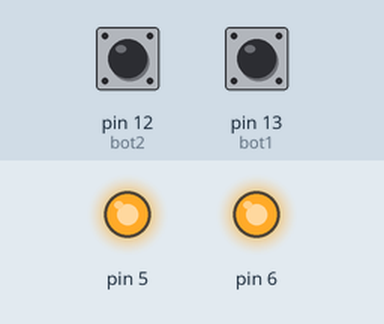
This sketch was run on a simulated Arduino Uno, built with avr-gcc and run on an emulated ATmega328P. Parts: output pins drawn as LEDs (lit = HIGH). The test bench sets the inputs (shaded band); at power-on: pin 12 (bot2) HIGH, pin 13 (bot1) HIGH.

Above: at 1.2 s.
1.3 s: pin 12 (bot2) pulled LOW for 0.15 s
At 1.37 s:
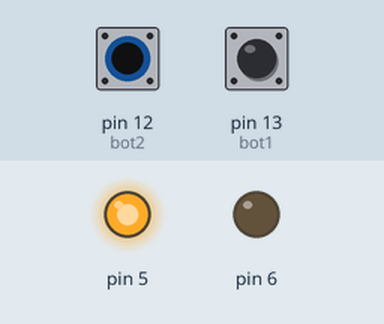
2.9 s: pin 13 (bot1) pulled LOW for 0.15 s
At 2.97 s:
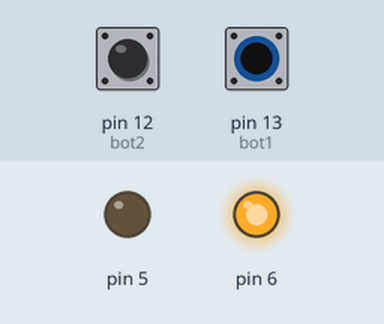
4.5 s: pin 13 (bot1) pulled LOW for 3.2 s
At 8.9 s:
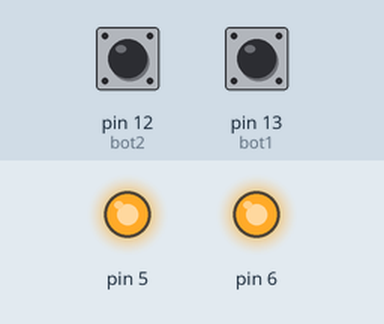
9.2 s: pin 12 (bot2) pulled LOW for 3.2 s
At 10.1 s:
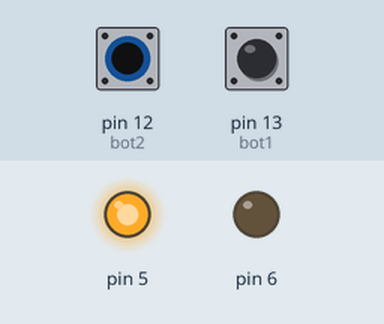
13.9 s: pin 12 (bot2) driven LOW and pin 13 (bot1) driven LOW
At 14.9 s:
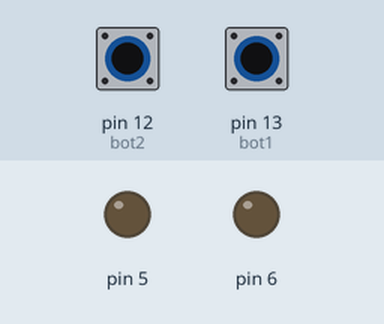
Timing chart, 0 to 16.4 s (numbered marks = the images above; inputs shaded):
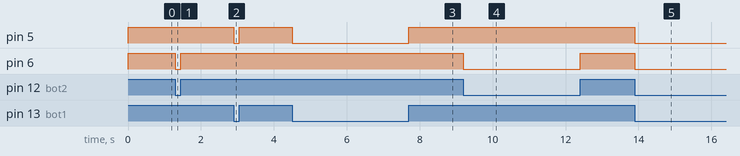

The sketch:

trigger_button.ino
```cpp
int bot1 = 13;
int bot2 = 12;

void setup()
{
  pinMode(bot1, INPUT_PULLUP);
  pinMode(bot2, INPUT_PULLUP);
  pinMode(6, OUTPUT);
  pinMode(5, OUTPUT);
}

void loop()
{
  if (digitalRead(bot1) == HIGH){
     digitalWrite(5, HIGH);
  }
  else{
  	 digitalWrite(5, LOW);
  }
  if (digitalRead(bot2) == HIGH){
      digitalWrite(6, HIGH);
  }
  else{
    digitalWrite(6, LOW);
  }
}
```

Measured:
- after the input at 1.3 s, pin 6: HIGH → LOW at once, → HIGH 0.15 s later
- after the input at 2.9 s, pin 5: HIGH → LOW at once, → HIGH 0.15 s later
- after the input at 4.5 s, pin 5: HIGH → LOW at once, → HIGH 3.2 s later
- after the input at 9.2 s, pin 6: HIGH → LOW at once, → HIGH 3.2 s later
- after the input at 13.9 s, pin 5, pin 6: HIGH → LOW at once
